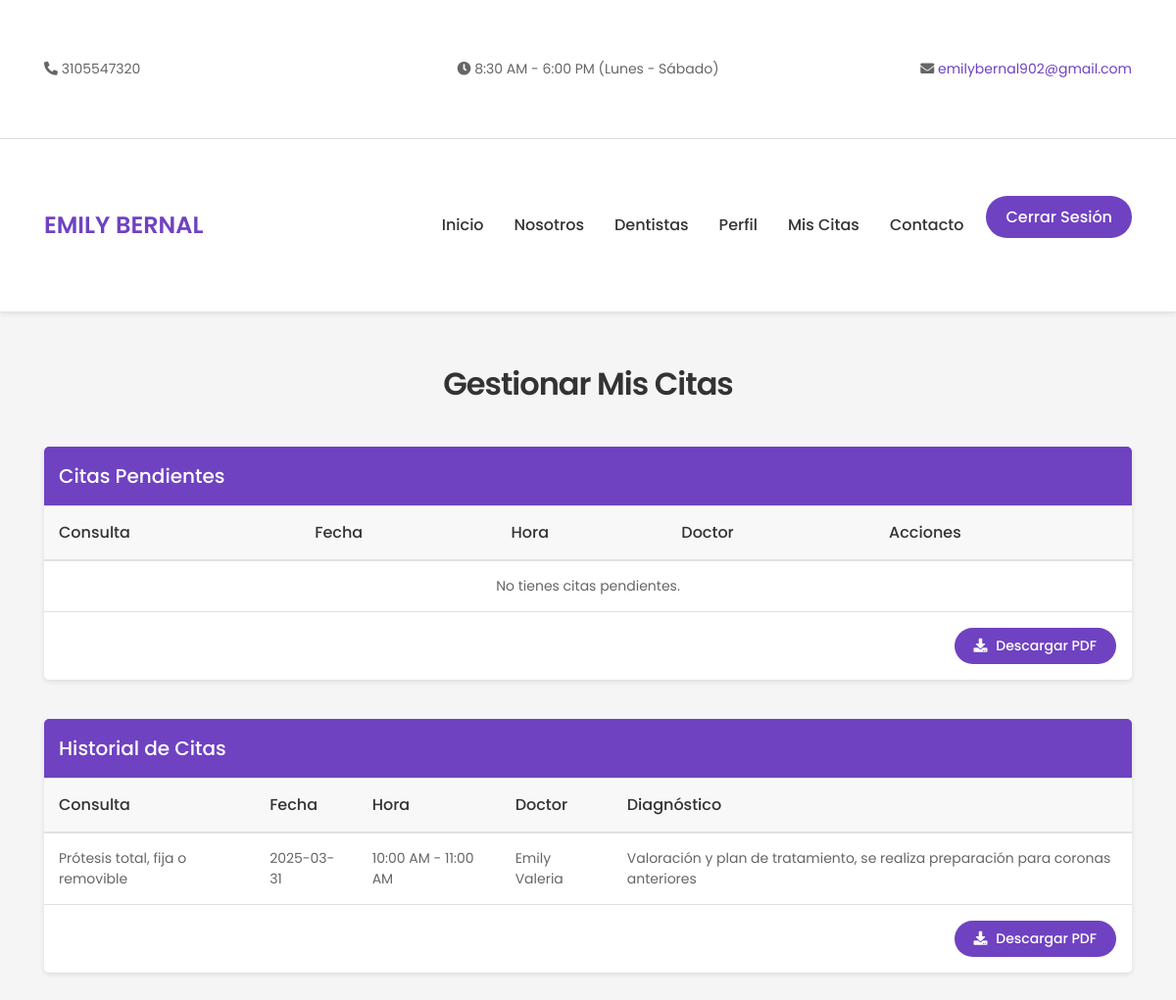
The page /gestionar_citas.php (signed in) on the database its author committed.
### tables this page shows
CREATE TABLE `citas` (
  `id_cita` int(11) NOT NULL,
  `id_paciente` int(11) NOT NULL,
  `id_doctor` int(11) NOT NULL,
  `fecha_cita` date NOT NULL,
  `hora_cita` varchar(20) DEFAULT NULL,
  `id_consultas` int(11) NOT NULL,
  `estado` varchar(11) NOT NULL
);

CREATE TABLE `consultas` (
  `id_consultas` int(11) NOT NULL,
  `tipo` varchar(255) NOT NULL
);

CREATE TABLE `doctor` (
  `id_doctor` int(11) NOT NULL,
  `nombreD` varchar(255) NOT NULL,
  `apellido` varchar(255) NOT NULL,
  `sexo` varchar(255) NOT NULL,
  `fecha_nacimiento` date NOT NULL,
  `telefono` varchar(255) NOT NULL,
  `correo_eletronico` varchar(255) NOT NULL,
  `clave` varchar(255) NOT NULL,
  `id_especialidad` int(255) NOT NULL
);

CREATE TABLE `paciente_diagnostico` (
  `id_diagnostico` int(11) NOT NULL,
  `id_cita` int(11) NOT NULL,
  `diagnostico` text NOT NULL,
  `descripcion` text NOT NULL,
  `medicina` varchar(255) DEFAULT NULL
);

### php/consultas.php (called while the page is built, shortened)
<?php
function CitasPendientesFPDF($link, $id)
{
    $query = "
        SELECT
            c.id_cita, c.estado, p.nombre, p.apellido, d.nombreD,
            p.fecha_nacimiento, c.fecha_cita, c.hora_cita, con.tipo,
            YEAR(CURDATE()) - YEAR(p.fecha_nacimiento) AS años, pd.descripcion
        FROM citas AS c
        LEFT JOIN pacientes AS p ON p.id_paciente = c.id_paciente
        LEFT JOIN doctor AS d ON d.id_doctor = c.id_doctor
        LEFT JOIN consultas AS con ON con.id_consultas = c.id_consultas
        LEFT JOIN paciente_diagnostico AS pd ON pd.id_cita = c.id_cita
        WHERE c.estado = 'I' AND p.id_paciente = ?";
    $stmt = mysqli_prepare($link, $query);
    mysqli_stmt_bind_param($stmt, "i", $id);
    mysqli_stmt_execute($stmt);
    $result = mysqli_stmt_get_result($stmt);
    return $result;
}
function CitasRealizadasFPDF($link, $id)
{
    $query = "
        SELECT
            c.id_cita, c.estado, p.nombre, p.apellido, d.nombreD,
            p.fecha_nacimiento, c.fecha_cita, c.hora_cita, con.tipo,
            YEAR(CURDATE()) - YEAR(p.fecha_nacimiento) AS años, pd.descripcion, pd.medicina
        FROM citas AS c
        LEFT JOIN pacientes AS p ON p.id_paciente = c.id_paciente
        LEFT JOIN doctor AS d ON d.id_doctor = c.id_doctor
        LEFT JOIN consultas AS con ON con.id_consultas = c.id_consultas
        LEFT JOIN paciente_diagnostico AS pd ON pd.id_cita = c.id_cita
        WHERE c.estado = 'A' AND p.id_paciente = ?";
    $stmt = mysqli_prepare($link, $query);
    mysqli_stmt_bind_param($stmt, "i", $id);
    mysqli_stmt_execute($stmt);
    $result = mysqli_stmt_get_result($stmt);
    return $result;
}
?>

### gestionar_citas.php (the view, shortened to what this page needs)
<?php
include_once('php/conexionDB.php');
include_once('php/consultas.php');
$vUsuario = $_SESSION['id_paciente'];
$citas_pendientes = CitasPendientesFPDF($link, $vUsuario);
$citas_realizadas = CitasRealizadasFPDF($link, $vUsuario);
?>
<!DOCTYPE html>
<html lang="es">
<head>
    <link rel="stylesheet" href="src/css/lib/bootstrap/css/bootstrap.min.css">
    <link rel="stylesheet" href="src/css/tooplate-style.css">
    <link rel="stylesheet" href="src/css/lib/fontawesome/css/all.css">
    <link rel="stylesheet" href="src/css/gestionar_citas.css">
</head>
<body>
    <div class="top-bar">
        <div class="container">
            <div class="row">
                <div class="col-md-4 text-left">
                    <i class="fas fa-phone-alt"></i> 3105547320
                </div>
                <div class="col-md-4 text-center">
                    <i class="fas fa-clock"></i> 8:30 AM - 6:00 PM (Lunes - Sábado)
                </div>
                <div class="col-md-4 text-right">
                    <i class="fas fa-envelope"></i> <a href="mailto:emilybernal902@gmail.com">emilybernal902@gmail.com</a>
                </div>
            </div>
        </div>
    </div>
    <nav class="navbar navbar-expand-lg">
        <div class="container">
            <a class="navbar-brand" href="principal.php">EMILY BERNAL</a>
            <div class="collapse navbar-collapse" id="navbarNav">
                <ul class="navbar-nav ml-auto">
                    <li class="nav-item"><a class="nav-link" href="principal.php#top">Inicio</a></li>
                    <li class="nav-item"><a class="nav-link" href="principal.php#about">Nosotros</a></li>
                    <li class="nav-item"><a class="nav-link" href="principal.php#team">Dentistas</a></li>
                    <li class="nav-item"><a class="nav-link" href="principal.php#perfil">Perfil</a></li>
                    <li class="nav-item active"><a class="nav-link" href="gestionar_citas.php">Mis Citas</a></li>
                    <li class="nav-item"><a class="nav-link" href="principal.php#google-map">Contacto</a></li>
                    <li class="nav-item appointment-btn"><a href="php/cerrar.php">Cerrar Sesión</a></li>
                </ul>
            </div>
        </div>
    </nav>
    <div class="container">
        <h2>Gestionar Mis Citas</h2>
        <div class="table-container">
            <div class="section-title">Citas Pendientes</div>
            <div class="table-responsive">
                <table class="table">
                    <thead>
                        <tr>
                            <th>Consulta</th>
                            <th>Fecha</th>
                            <th>Hora</th>
                            <th>Doctor</th>
                            <th>Acciones</th>
                        </tr>
                    </thead>
                    <tbody>
                        <?php if (mysqli_num_rows($citas_pendientes) > 0) { ?>
                            <?php while ($cita = mysqli_fetch_assoc($citas_pendientes)) { ?>
                                <tr>
                                    <td data-label="Consulta"><?php echo htmlspecialchars($cita['tipo']); ?></td>
                                    <td data-label="Fecha"><?php echo htmlspecialchars($cita['fecha_cita']); ?></td>
                                    <td data-label="Hora"><?php echo htmlspecialchars($cita['hora_cita']); ?></td>
                                    <td data-label="Doctor"><?php echo htmlspecialchars($cita['nombreD']); ?></td>
                                    <td data-label="Acciones">
                                        <a href="crud/cancelar_cita.php?id=<?php echo $cita['id_cita']; ?>" class="btn btn-danger" onclick="return confirm('¿Estás seguro de que deseas cancelar esta cita?');">
                                            <i class="fas fa-times"></i> Cancelar
                                        </a>
                                    </td>
                                </tr>
                            <?php } ?>
                        <?php } else { ?>
                            <tr>
                                <td colspan="5" class="text-center">No tienes citas pendientes.</td>
                            </tr>
                        <?php } ?>
                    </tbody>
                </table>
            </div>
            <div class="text-right p-3">
                <a href="Reportes/reporte.php" target="_blank" class="btn btn-info">
                    <i class="fas fa-download"></i> Descargar PDF
                </a>
            </div>
        </div>
        <div class="table-container">
            <div class="section-title">Historial de Citas</div>
            <div class="table-responsive">
                <table class="table">
                    <thead>
                        <tr>
                            <th>Consulta</th>
                            <th>Fecha</th>
                            <th>Hora</th>
                            <th>Doctor</th>
                            <th>Diagnóstico</th>
                        </tr>
                    </thead>
                    <tbody>
                        <?php if (mysqli_num_rows($citas_realizadas) > 0) { ?>
                            <?php while ($cita = mysqli_fetch_assoc($citas_realizadas)) { ?>
                                <tr>
                                    <td data-label="Consulta"><?php echo htmlspecialchars($cita['tipo']); ?></td>
                                    <td data-label="Fecha"><?php echo htmlspecialchars($cita['fecha_cita']); ?></td>
                                    <td data-label="Hora"><?php echo htmlspecialchars($cita['hora_cita']); ?></td>
                                    <td data-label="Doctor"><?php echo htmlspecialchars($cita['nombreD']); ?></td>
                                    <td data-label="Diagnóstico"><?php echo htmlspecialchars($cita['descripcion'] ?? 'N/A'); ?></td>
                                </tr>
                            <?php } ?>
                        <?php } else { ?>
                            <tr>
                                <td colspan="5" class="text-center">No tienes citas realizadas.</td>
                            </tr>
                        <?php } ?>
                    </tbody>
                </table>
            </div>
            <div class="text-right p-3">
                <a href="Reportes/reporteH.php" target="_blank" class="btn btn-info">
                    <i class="fas fa-download"></i> Descargar PDF
                </a>
            </div>
        </div>
    </div>
</body>
</html>

### src/css/tooplate-style.css (style rules this page uses)
body { background: #ffffff; font-family: "Poppins", sans-serif; overflow-x: hidden; }
h1, h2, h3, h4, h5, h6 { font-weight: 600; line-height: inherit; }
h1, h2, h3, h4 { letter-spacing: -1px; }
h2 { color: #272727; font-size: 3em; padding-bottom: 10px; }
html { -webkit-font-smoothing: antialiased; }
a { color: #252525; -webkit-transition: 0.5s; transition: 0.5s; text-decoration: none !important; }
.section-title { padding-bottom: 20px; }
@media only screen and (max-width: 1200px) { h2 { font-size: 2.5em; } }

### src/css/gestionar_citas.css (style rules this page uses)
body { font-family: 'Poppins', sans-serif; background-color: #f5f5f5; margin: 0; }
.top-bar { background-color: #fff; padding: 10px 0; font-size: 14px; color: #666; border-bottom: 1px solid #e0e0e0; }
.top-bar a { color: #6f42c1; text-decoration: none; }
.navbar { background-color: #fff; padding: 15px 0; box-shadow: 0 2px 5px rgba(0, 0, 0, 0.1); }
.navbar-brand { color: #6f42c1 !important; font-weight: 600; font-size: 24px; }
.nav-link { color: #333 !important; font-weight: 500; font-size: 16px; margin-right: 15px; }
.appointment-btn a { background-color: #6f42c1; color: #fff !important; padding: 10px 20px; border-radius: 25px; font-weight: 500; text-decoration: none; }
.container { padding: 50px 15px; }
h2 { color: #333; font-weight: 600; font-size: 32px; margin-bottom: 30px; text-align: center; }
.section-title { background-color: #6f42c1; color: #fff; padding: 15px; font-size: 20px; font-weight: 500; border-radius: 5px 5px 0 0; }
.table-container { background-color: #fff; border-radius: 0 0 5px 5px; box-shadow: 0 2px 5px rgba(0, 0, 0, 0.1); margin-bottom: 40px; }
.table { margin-bottom: 0; border-collapse: collapse; }
.table th { background-color: #f8f8f8; color: #333; font-weight: 500; padding: 15px; border-bottom: 2px solid #e0e0e0; }
.table td { padding: 15px; color: #666; font-size: 14px; border-bottom: 1px solid #e0e0e0; }
.btn-danger, .btn-info, .btn-primary { background-color: #6f42c1; border: none; padding: 8px 20px; font-size: 14px; font-weight: 500; border-radius: 25px; transition: background-color 0.3s; }
.btn-danger i, .btn-info i, .btn-primary i { margin-right: 5px; }

### rows shown on the page
citas: id_consultas.tipo "Prótesis total, fija o removible", fecha_cita "2025-03-31", hora_cita "10:00 AM - 11:00 AM", id_doctor.nombreD "Emily Valeria", paciente_diagnostico.descripcion "Valoración y plan de tratamiento, se realiza preparación para coronas anteriores"
